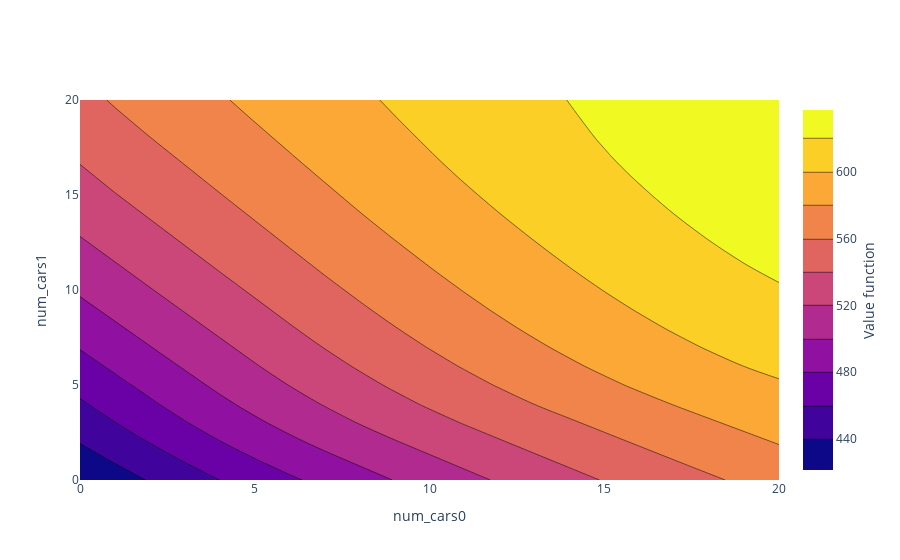

Notebook code for this chart:
### Code cell
value_fig = go.Figure(
    data=go.Contour(
        z=v,
        x=np.arange(0, config.max_cars_location + 1),
        y=np.arange(0, config.max_cars_location + 1),
        colorbar=dict(
            title=dict(text='Value function', side='right'),
        ),
    ),
    layout={
        "xaxis_title": "num_cars0",
        "yaxis_title": "num_cars1",
    }
)
value_fig.write_html(img_folder / "value.html")
value_fig.show()

### Figure 1 — Plotly figure (JSON) as saved in the notebook; plotly's stock layout.template omitted (floating-point values rounded to 4 significant figures; data arrays with more than 128 entries replaced by an {"elided": "..."} marker saying what was removed)
{"data": [{"colorbar": {"title": {"side": "right", "text": "Value function"}}, "type": "contour", "x": [0, 1, 2, 3, 4, 5, 6, 7, 8, 9, 10, 11, 12, 13, 14, 15, 16, 17, 18, 19, 20], "y": [0, 1, 2, 3, 4, 5, 6, 7, 8, 9, 10, 11, 12, 13, 14, 15, 16, 17, 18, 19, 20], "z": {"elided": "21x21 float values"}}], "layout": {"xaxis": {"title": {"text": "num_cars0"}}, "yaxis": {"title": {"text": "num_cars1"}}}}
